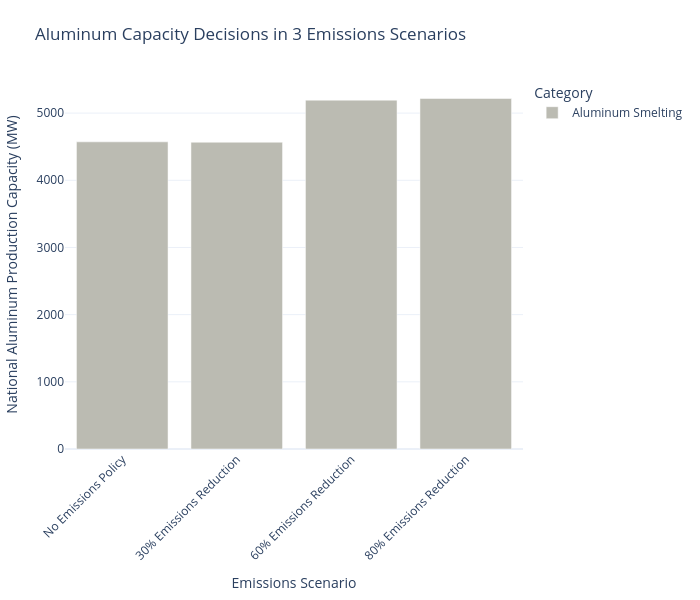

Notebook source saved alongside this figure:
### Code cell
plot_stacked_bar(
    consolidate_capacity(aluminum_df).T,
    scenario_map=scenario_map,
    name_map=tech_name_map,
    color_map=custom_color_map,
    title_name = "Aluminum Capacity Decisions in 3 Emissions Scenarios",
    xaxis_name="Emissions Scenario",
    yaxis_name="National Aluminum Production Capacity (MW)",
    width=700
)

### Figure 1 — Plotly figure (JSON) as saved in the notebook; plotly's stock layout.template omitted (floating-point values rounded to 4 significant figures)
{"data": [{"hovertemplate": "Category=Aluminum Smelting<br>Emissions Scenario=%{x}<br>National Aluminum Production Capacity (MW)=%{y}<extra></extra>", "legendgroup": "Aluminum Smelting", "marker": {"color": "#bbbbb2", "pattern": {"shape": ""}}, "name": "Aluminum Smelting", "orientation": "v", "showlegend": true, "textposition": "auto", "type": "bar", "x": ["No Emissions Policy", "30% Emissions Reduction", "60% Emissions Reduction", "80% Emissions Reduction"], "xaxis": "x", "y": [4572.0, 4567.0, 5193.0, 5218.0], "yaxis": "y"}], "layout": {"barmode": "stack", "height": 600, "legend": {"title": {"text": "Category"}, "tracegroupgap": 0, "traceorder": "reversed"}, "margin": {"b": 80, "l": 60, "r": 60, "t": 80}, "title": {"text": "Aluminum Capacity Decisions in 3 Emissions Scenarios"}, "width": 700, "xaxis": {"anchor": "y", "domain": [0, 1], "tickangle": -45, "title": {"text": "Emissions Scenario"}}, "yaxis": {"anchor": "x", "domain": [0, 1], "title": {"text": "National Aluminum Production Capacity (MW)"}}}}
